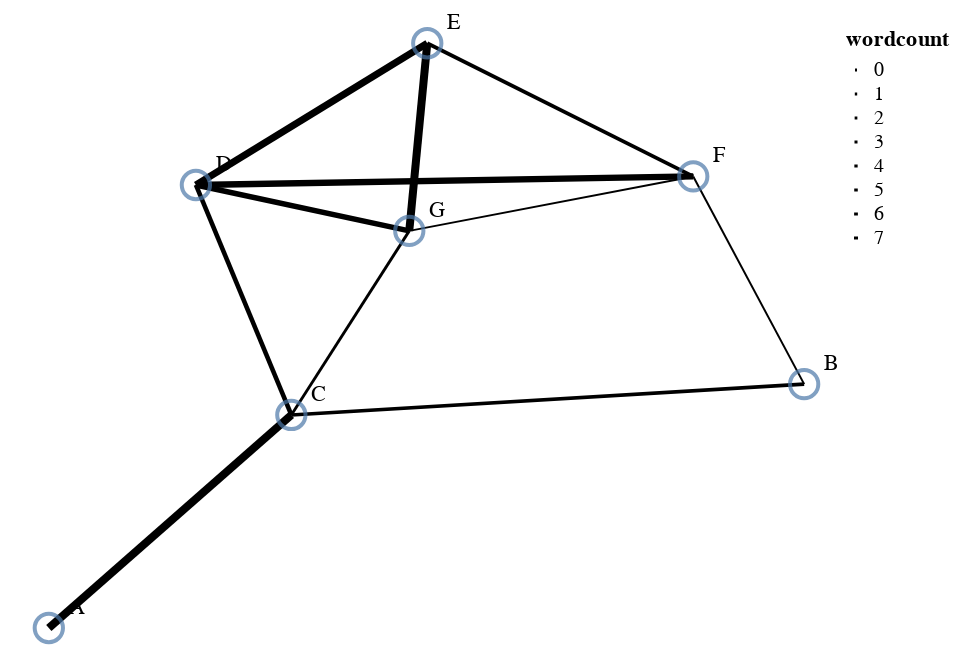

This figure's notebook cell:
### Code cell
position_lookup = alt.LookupData(data=pos_data, key='node_id', fields=['x', 'y'])

nodes = alt.Chart(node_data).mark_point(
    size=200, 
).encode(
    x='x:Q',
    y='y:Q',
#    fill='favorite_color'
).transform_lookup(
    lookup='node_id',
    from_=position_lookup
)

labels = nodes.mark_text(
    align='left',
    baseline='middle',
    dx=10,
    dy=-10
).encode(text='node_id')

edges = alt.Chart(edge_data).mark_line().encode(
    x = alt.X('x:Q', axis=None),
    y = alt.Y('y:Q', axis=None),
    x2 = alt.X2('x2:Q'),
    y2 = alt.Y2('y2:Q'),
    size = 'wordcount'
).transform_lookup(
    lookup='source',
    from_=position_lookup
).transform_lookup(
    lookup='target',
    from_=position_lookup,
    as_=['x2', 'y2']
)

graph_plot = alt.layer(
    edges, nodes, labels,
).configure_view(strokeWidth=0)
graph_plot

### Figure 1 — Vega-Lite specification as saved in the notebook (floating-point values rounded to 4 significant figures)
{"config": {"view": {"continuousWidth": 400, "continuousHeight": 300, "strokeWidth": 0}}, "layer": [{"data": {"name": "data-7f23c8d89a48765deb705d77e284db93"}, "mark": "line", "encoding": {"size": {"type": "quantitative", "field": "wordcount"}, "x": {"type": "quantitative", "axis": null, "field": "x"}, "x2": {"field": "x2"}, "y": {"type": "quantitative", "axis": null, "field": "y"}, "y2": {"field": "y2"}}, "transform": [{"lookup": "source", "from": {"data": {"name": "data-a8586ee26900497205a6cb887d534ee4"}, "key": "node_id", "fields": ["x", "y"]}}, {"lookup": "target", "as": ["x2", "y2"], "from": {"data": {"name": "data-a8586ee26900497205a6cb887d534ee4"}, "key": "node_id", "fields": ["x", "y"]}}]}, {"data": {"name": "data-61ece9659c508fc6e41c9673dd6ed79c"}, "mark": {"type": "point", "size": 200}, "encoding": {"x": {"type": "quantitative", "field": "x"}, "y": {"type": "quantitative", "field": "y"}}, "transform": [{"lookup": "node_id", "from": {"data": {"name": "data-a8586ee26900497205a6cb887d534ee4"}, "key": "node_id", "fields": ["x", "y"]}}]}, {"data": {"name": "data-61ece9659c508fc6e41c9673dd6ed79c"}, "mark": {"type": "text", "align": "left", "baseline": "middle", "dx": 10, "dy": -10}, "encoding": {"text": {"type": "nominal", "field": "node_id"}, "x": {"type": "quantitative", "field": "x"}, "y": {"type": "quantitative", "field": "y"}}, "transform": [{"lookup": "node_id", "from": {"data": {"name": "data-a8586ee26900497205a6cb887d534ee4"}, "key": "node_id", "fields": ["x", "y"]}}]}], "$schema": "https://vega.github.io/schema/vega-lite/v4.8.1.json", "datasets": {"data-7f23c8d89a48765deb705d77e284db93": [{"edge_id": 0, "source": "A", "target": "C", "words": ["Vega-Lite", "studies", "grammar", "extents,", "which", "data,", "and"], "wordcount": 7}, {"edge_id": 1, "source": "B", "target": "F", "words": [], "wordcount": 0}, {"edge_id": 2, "source": "B", "target": "C", "words": ["for", "within"], "wordcount": 2}, {"edge_id": 3, "source": "C", "target": "G", "words": ["a"], "wordcount": 1}, {"edge_id": 4, "source": "C", "target": "D", "words": ["can", "synthesizes", "low-level"], "wordcount": 3}, {"edge_id": 5, "source": "D", "target": "F", "words": ["visualization", "system", "by", "range", "customized"], "wordcount": 5}, {"edge_id": 6, "source": "D", "target": "E", "words": ["decompose", "appearance.", "reuse", "retargeting", "enables", "streams"], "wordcount": 6}, {"edge_id": 7, "source": "D", "target": "G", "words": ["present", "concerned", "our", "for"], "wordcount": 4}, {"edge_id": 8, "source": "E", "target": "F", "words": ["first", "events"], "wordcount": 2}, {"edge_id": 9, "source": "E", "target": "G", "words": ["novel", "an", "parameterize", "To", "us", "traditional", "time-varying"], "wordcount": 7}, {"edge_id": 10, "source": "F", "target": "G", "words": [], "wordcount": 0}], "data-a8586ee26900497205a6cb887d534ee4": [{"node_id": "A", "x": -0.4515, "y": -1.0}, {"node_id": "B", "x": 0.4927, "y": -0.2684}, {"node_id": "C", "x": -0.1483, "y": -0.3609}, {"node_id": "D", "x": -0.2676, "y": 0.329}, {"node_id": "E", "x": 0.02158, "y": 0.7542}, {"node_id": "F", "x": 0.3541, "y": 0.3547}, {"node_id": "G", "x": -0.0009022, "y": 0.1913}], "data-61ece9659c508fc6e41c9673dd6ed79c": [{"node_id": "A", "favorite_color": "blue"}, {"node_id": "B", "favorite_color": "yellow"}, {"node_id": "C", "favorite_color": "blue"}, {"node_id": "D", "favorite_color": "blue"}, {"node_id": "E", "favorite_color": "blue"}, {"node_id": "F", "favorite_color": "blue"}, {"node_id": "G", "favorite_color": "blue"}]}}
